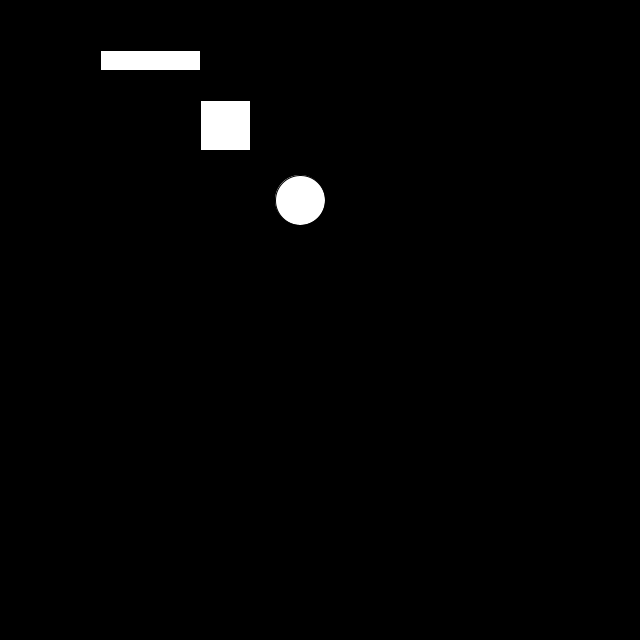
Frame 1 (no input)
Frame 60 (the mouse pressed at the canvas centre just before this capture): identical to frame 1, image omitted
Frame 120 (the mouse held since frame 60 and released just before this capture): identical to frame 1, image omitted

The Processing sketch that drew this single still picture (run headless with seeded random() and noise(); from frame 60 on, the mouse is pressed at the canvas centre):

// Processing sketch: D10
// ── D10.pde
void setup(){
  size(640,640);
}

void draw(){
  background(0,0,0);
  rect(100,50,100,20);
  rect(200,100,50,50);
  ellipse(300,200,50,50);
  //ellipse(300,200,100,150);
}
